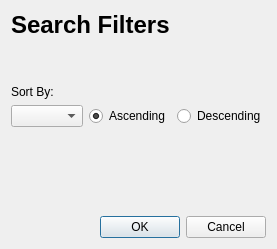
<?xml version="1.0" encoding="UTF-8"?>
<ui version="4.0">
 <class>AuthorSearchFilterDialog</class>
 <widget class="QDialog" name="AuthorSearchFilterDialog">
  <property name="geometry">
   <rect>
    <x>0</x>
    <y>0</y>
    <width>265</width>
    <height>249</height>
   </rect>
  </property>
  <property name="windowTitle">
   <string>Dialog</string>
  </property>
  <layout class="QVBoxLayout" name="verticalLayout">
   <item>
    <widget class="QLabel" name="searchFiltersLabel">
     <property name="font">
      <font>
       <pointsize>18</pointsize>
       <bold>true</bold>
      </font>
     </property>
     <property name="text">
      <string>Search Filters</string>
     </property>
    </widget>
   </item>
   <item>
    <spacer name="verticalSpacer">
     <property name="orientation">
      <enum>Qt::Vertical</enum>
     </property>
     <property name="sizeType">
      <enum>QSizePolicy::Maximum</enum>
     </property>
     <property name="sizeHint" stdset="0">
      <size>
       <width>20</width>
       <height>40</height>
      </size>
     </property>
    </spacer>
   </item>
   <item>
    <widget class="QLabel" name="sortByLabel">
     <property name="text">
      <string>Sort By:</string>
     </property>
    </widget>
   </item>
   <item>
    <layout class="QHBoxLayout" name="horizontalLayout" stretch="1,0,0">
     <item>
      <widget class="QComboBox" name="sortByComboBox">
       <property name="sizePolicy">
        <sizepolicy hsizetype="Preferred" vsizetype="Fixed">
         <horstretch>0</horstretch>
         <verstretch>0</verstretch>
        </sizepolicy>
       </property>
      </widget>
     </item>
     <item>
      <widget class="QRadioButton" name="ascRadioButton">
       <property name="sizePolicy">
        <sizepolicy hsizetype="Preferred" vsizetype="Fixed">
         <horstretch>0</horstretch>
         <verstretch>0</verstretch>
        </sizepolicy>
       </property>
       <property name="text">
        <string>Ascending</string>
       </property>
       <property name="checked">
        <bool>true</bool>
       </property>
      </widget>
     </item>
     <item>
      <widget class="QRadioButton" name="descRadioButton">
       <property name="sizePolicy">
        <sizepolicy hsizetype="Preferred" vsizetype="Fixed">
         <horstretch>0</horstretch>
         <verstretch>0</verstretch>
        </sizepolicy>
       </property>
       <property name="text">
        <string>Descending</string>
       </property>
       <property name="checked">
        <bool>false</bool>
       </property>
      </widget>
     </item>
    </layout>
   </item>
   <item>
    <spacer name="verticalSpacer_2">
     <property name="orientation">
      <enum>Qt::Vertical</enum>
     </property>
     <property name="sizeHint" stdset="0">
      <size>
       <width>20</width>
       <height>59</height>
      </size>
     </property>
    </spacer>
   </item>
   <item>
    <widget class="QDialogButtonBox" name="buttonBox">
     <property name="orientation">
      <enum>Qt::Horizontal</enum>
     </property>
     <property name="standardButtons">
      <set>QDialogButtonBox::Cancel|QDialogButtonBox::Ok</set>
     </property>
    </widget>
   </item>
  </layout>
 </widget>
 <resources/>
 <connections>
  <connection>
   <sender>buttonBox</sender>
   <signal>accepted()</signal>
   <receiver>AuthorSearchFilterDialog</receiver>
   <slot>accept()</slot>
   <hints>
    <hint type="sourcelabel">
     <x>248</x>
     <y>254</y>
    </hint>
    <hint type="destinationlabel">
     <x>157</x>
     <y>274</y>
    </hint>
   </hints>
  </connection>
  <connection>
   <sender>buttonBox</sender>
   <signal>rejected()</signal>
   <receiver>AuthorSearchFilterDialog</receiver>
   <slot>reject()</slot>
   <hints>
    <hint type="sourcelabel">
     <x>316</x>
     <y>260</y>
    </hint>
    <hint type="destinationlabel">
     <x>286</x>
     <y>274</y>
    </hint>
   </hints>
  </connection>
 </connections>
</ui>
